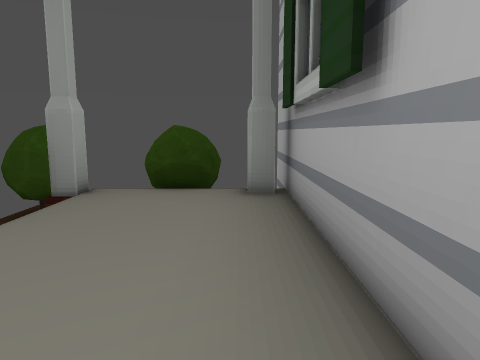
View 1 (above)

17 first-person views from a walk through a 3-D level made in the Godot game engine. The camera is 1.4 m above the floor, tilts 8° down and sees 70° across. The floor is counted in squares, 0.5 m on a side. Each view is taken from the middle of a square. On the plan, view 1 faces up. The plan holds only what a view shows up to about 20 squares ahead; the rest is blank. The place goes on beyond the plan.

View 2
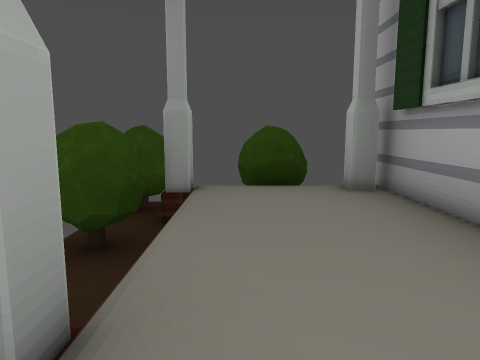

View 3
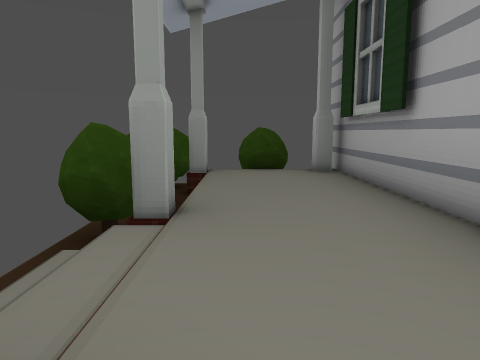

View 4
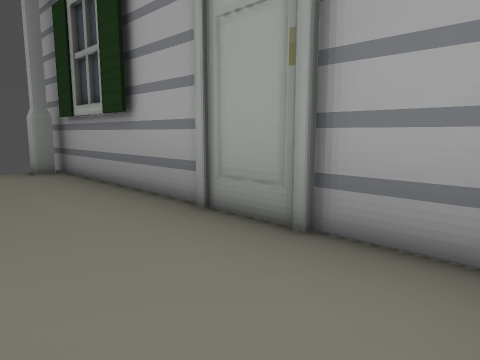

View 5
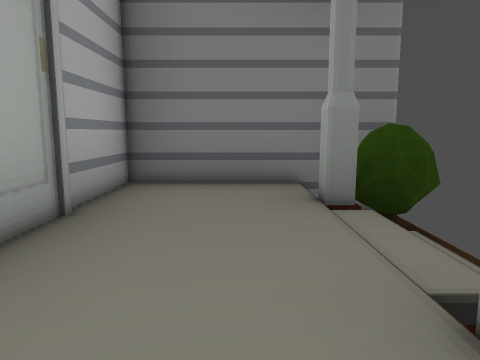

View 6
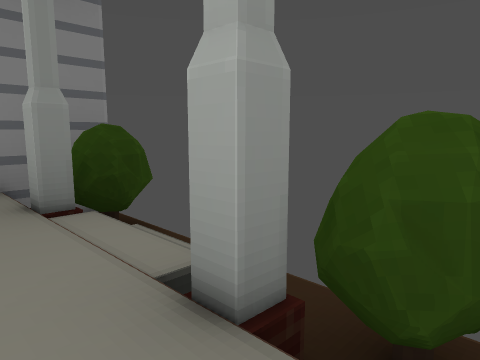

View 7
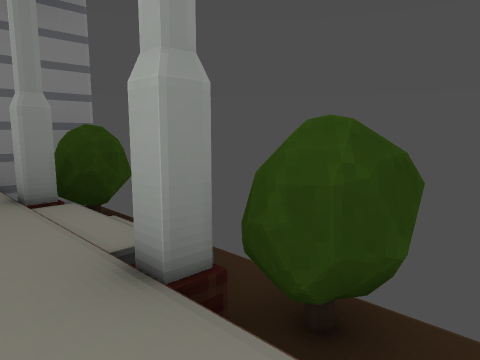

View 8
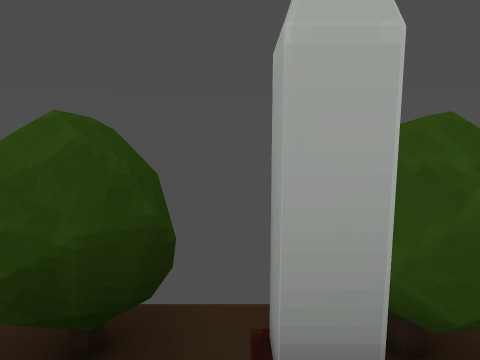

View 9
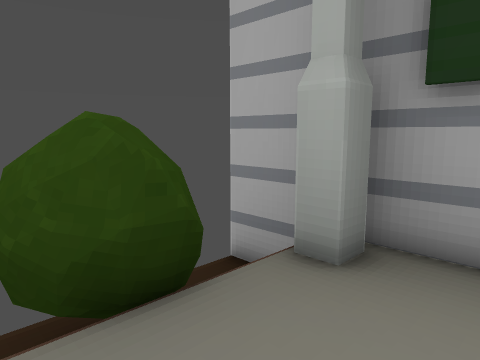

View 10
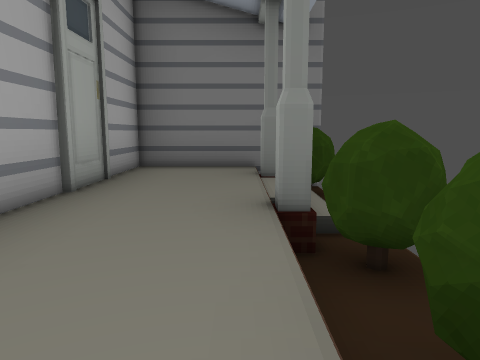

View 11
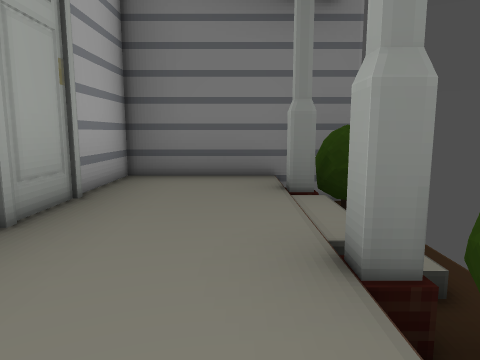

View 12
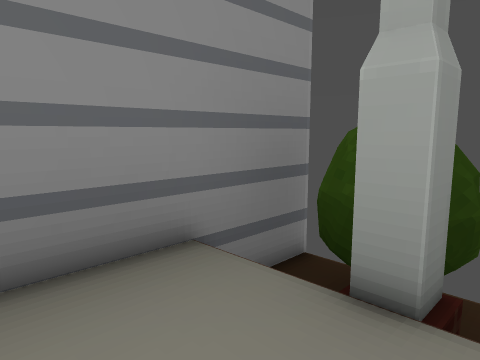

View 13
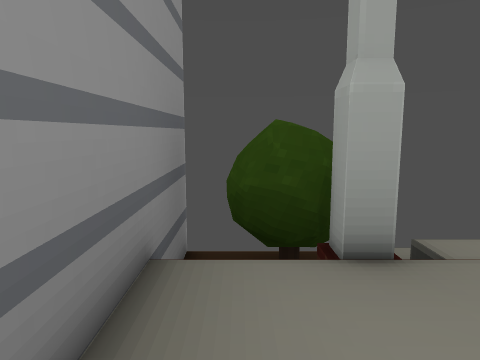

View 14
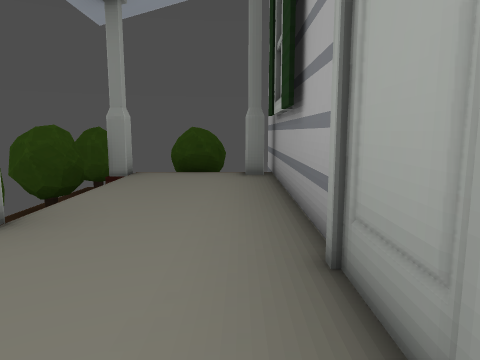

View 15
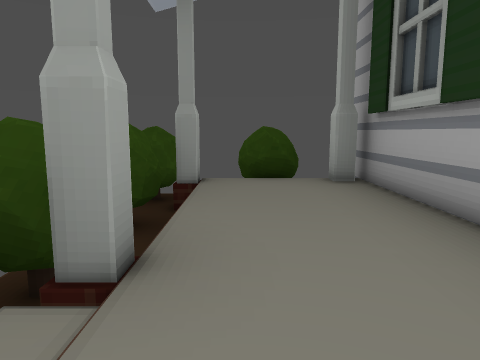

View 16
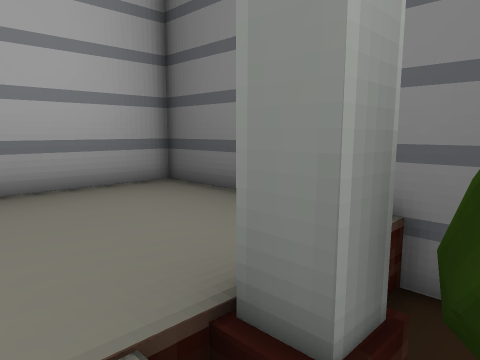

View 17
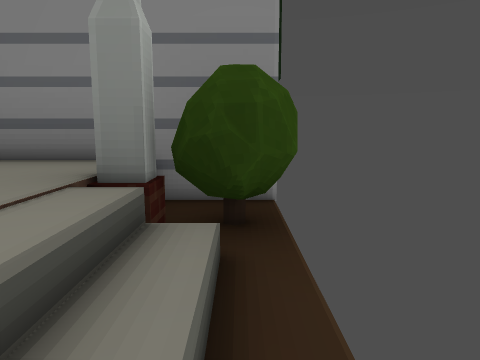

### Floor plan
Key: @ floor where view 1 was taken; # wall or solid block; . main floor; - floor 0.5 m lower than the main floor; _ floor 0.75 m lower than the main floor; / step, stairs or slope; = window, fence, low wall or low ledge; ^ raised ledge; v drop or lower ground; T thing the floor can be seen under or through.
Columns run from 13 left of view 1 to 3 right of it. Each row starts with its distance up from view 1.
 19    ##   #^ #=  v#
 18   ###   ##^#v   #
 17  ###v vvv===vvv#
 16  vvvv#........##
 15  vvvvvv.......##
 14  vvvv v........#
 13 =###v v........#
 12 = ^## v........#
 11  #^^= v........#
 10  v##vvv........#
  9    vvvv........#
  8  vvvvvv........#
  7  v_vvvv........#
  6  ###Tvv........#
  5    TTvv........#
  4  TTTTTT........#
  3  _TTTTT........#
  2  ___=TT........#
  1  __-==.........#
  0  __-/........@.#
 -1  __-/..........#
 -2  __-/..........#
 -3  __-/..........#
 -4  __-/..........#
 -5  __-/..........#
 -6  _##/#=........#
 -7 #######........#
 -8    ####........#
 -9   ### v........#
-10   ##vvv........#
-11  vvvvvv........#
-12 ################

Where each view was taken, in squares from view 1:
view 1: 0 up, 0 right, facing up
view 2: 1 down, 5 left, facing up
view 3: 9 down, 5 left, facing up
view 4: 10 down, 6 left, facing up-right
view 5: 7 up, 4 left, facing down
view 6: 7 up, 4 left, facing down-left
view 7: 9 up, 4 left, facing down-left
view 8: 15 up, 4 left, facing left
view 9: 12 up, 6 left, facing up-right
view 10: 16 up, 6 left, facing down
view 11: 10 up, 5 left, facing down
view 12: 5 down, 2 left, facing down-left
view 13: 10 down, 0 right, facing left
view 14: 7 down, 0 right, facing up
view 15: 4 down, 5 left, facing up
view 16: 4 down, 10 left, facing down-right
view 17: 2 up, 11 left, facing down
